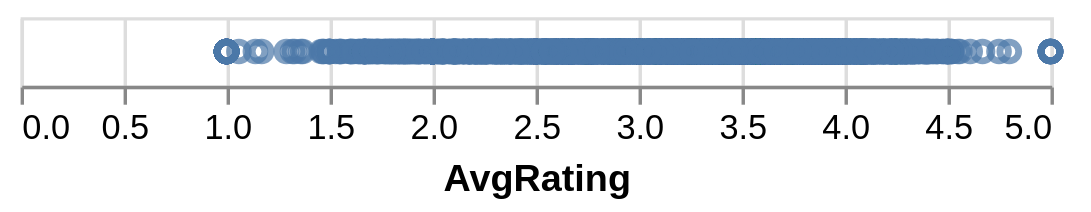

Notebook cell for this chart:
### Markdown cell above
The above chart is not really useful, since it just shows all the movies on top of each other. Each row in the dataset is a `mark`.

To make this into an useful chart,  we have to encode the columns.

We will encode AvgRating along `x-axis`.

### Code cell
alt.Chart(movies_genre).mark_point().encode(
  x='AvgRating'
)

### Figure 1 — Vega-Lite specification as saved in the notebook (floating-point values rounded to 4 significant figures; data arrays with more than 128 entries replaced by an {"elided": "..."} marker saying what was removed)
{"config": {"view": {"continuousWidth": 300, "continuousHeight": 300}}, "data": {"name": "data-13c4f2dff4c408d6b77392abd5dfec37"}, "mark": {"type": "point"}, "encoding": {"x": {"field": "AvgRating", "type": "quantitative"}}, "$schema": "https://vega.github.io/schema/vega-lite/v5.20.1.json", "datasets": {"data-13c4f2dff4c408d6b77392abd5dfec37": {"elided": "3883 records"}}}
